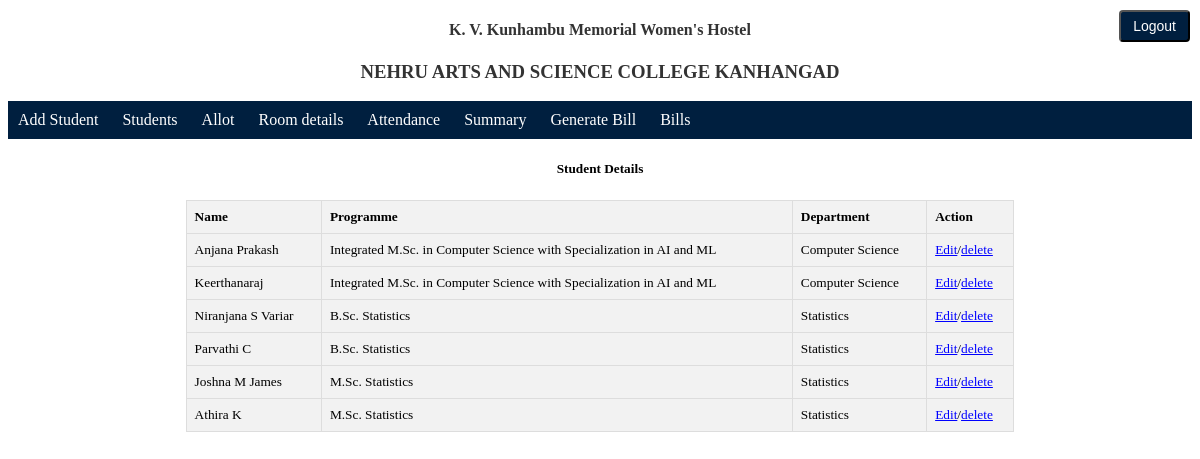
The page /get/ (signed in) on the database as committed earlier.
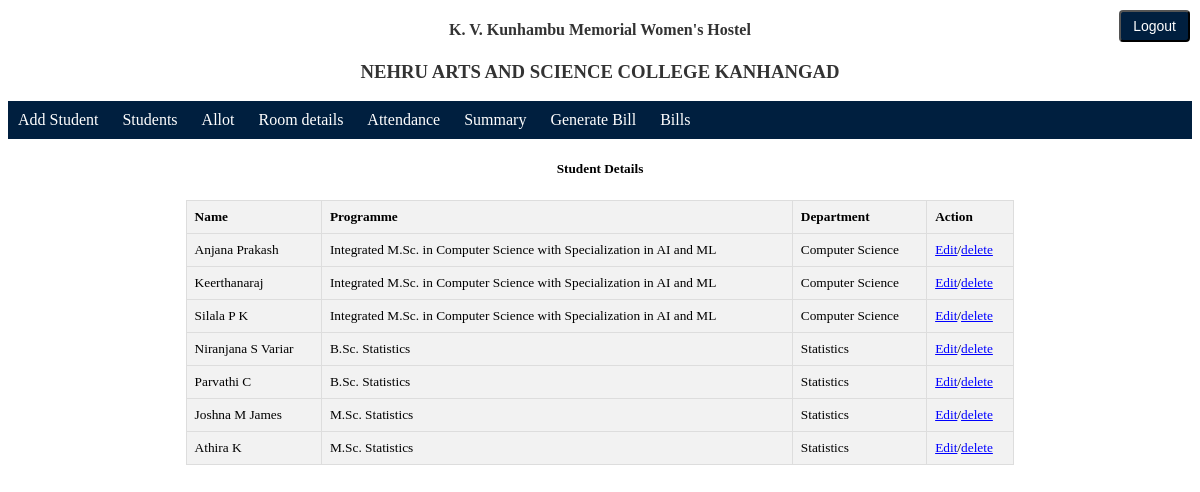
The same page on the database as committed later.
### hostel/models.py (models this page shows, shortened)
class Student(models.Model):
    name = models.CharField(max_length=50, unique=True)
    obc = 'OBC'
    oec = 'OEC'
    gen = 'GENERAL'
    sc = 'SC'
    st = 'ST'
    category_choices = [(obc,'OBC'),(oec,'OEC'),(gen,"GENERAL"),(sc,'SC'),(st,'ST')]
    category = models.CharField(max_length=20,choices=category_choices)
    pgm_id = models.ForeignKey(Programme,on_delete=models.CASCADE)
    yes = 'YES'
    no = 'NO'
    egrantz_choice = [(yes,'Yes'),(no,'No')]  #Change is needed No to NO
    E_Grantz = models.CharField(max_length = 10,choices=egrantz_choice)

class Programme(models.Model):
    pgm_id = models.SmallIntegerField(unique=True)
    pgm_name = models.CharField(max_length=100,unique=True)
    dept_id = models.ForeignKey(Department,on_delete=models.CASCADE)

class Department(models.Model):
    dept_id = models.SmallIntegerField(unique=True)
    dept_name = models.CharField(max_length=100,unique=True)

### hostel/views.py (the view)
# urls.py: path('get/',views.view_students,name='view_student'),
@login_required()
def view_students(request):
    stud = Student.objects.select_related('pgm_id').all().order_by('pgm_id')
    return render(request,'hostel/students.html',{'stud':stud})

### hostel/templates/hostel/students.html (shortened to what this page needs)
{% extends 'base.html' %}
{% block content %}
    <h5>Student Details</h5>
    <div class="table1">
    <table>
        <tr>
            <th>Name</th><th>Programme</th><th>Department</th><th>Action</th>
        </tr>
        {% for student in stud %}
        <tr>
            <td>{{ student.name }}</td>
            <td>{{student.pgm_id.pgm_name}}</td>
            <td>{{student.pgm_id.dept_id.dept_name}}</td>
            <td><a href="{% url 'edit_student' student.id %}">Edit</a>/<a href="{% url 'delete_student' student.id %}">delete</a></td>
        </tr>
        {% endfor %}
    </table>
    </div>
{% endblock %}

Rows that differ between the two databases and show on the page:
added Student: name "Silala P K", pgm_id.pgm_name "Integrated M.Sc. in Computer Science with Specialization in AI and ML", pgm_id.dept_id.dept_name "Computer Science"
